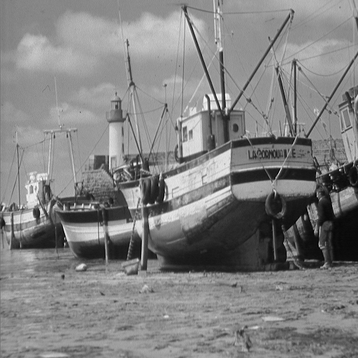
%> input picture exercises/mobina-t77/6/boat.png, 358 x 358 px, shrunk from 512 x 512 before the run
$ octave six.m   (GNU Octave 9; MATLAB toolbox functions it lacks are replaced by stand-ins)
%> lines starting %> are read from the running program, lines starting %| are printed output that depends on the picture

clc;
clear;
close all;
% img=[1 2 3 ;4 5 6]
img=imread('boat.png');
%> img is the input picture: size 358x358 uint8; min 0, max 253, mean 129.7
PadImg= padarray(img,[1 1],0,'both');
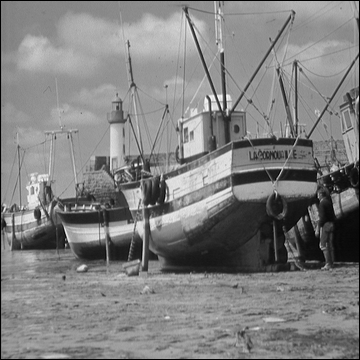
%> PadImg: size 360x360 uint8; min 0, max 253, mean 128.3
[row,column,dim] = size(PadImg);
%> row = 360; column = 360; dim = 1

figure, imshow(PadImg);
title('orginal image');

for i=2:row-1
    for j=2:column-1
        for k=1:dim
            PadImg(i,j,k)= sqrt(double(PadImg(i-1,j,k))) + sqrt(double(PadImg(i,j-1,k)))...
            +sqrt(double(PadImg(i+1,j,k)))+sqrt(double(PadImg(i,j+1,k)));
        end
    end
end
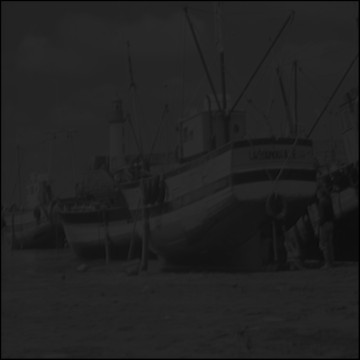
%> PadImg: size 360x360 uint8; min 0, max 44, mean 33.3

figure, imshow(uint8(PadImg));
title('final image');
